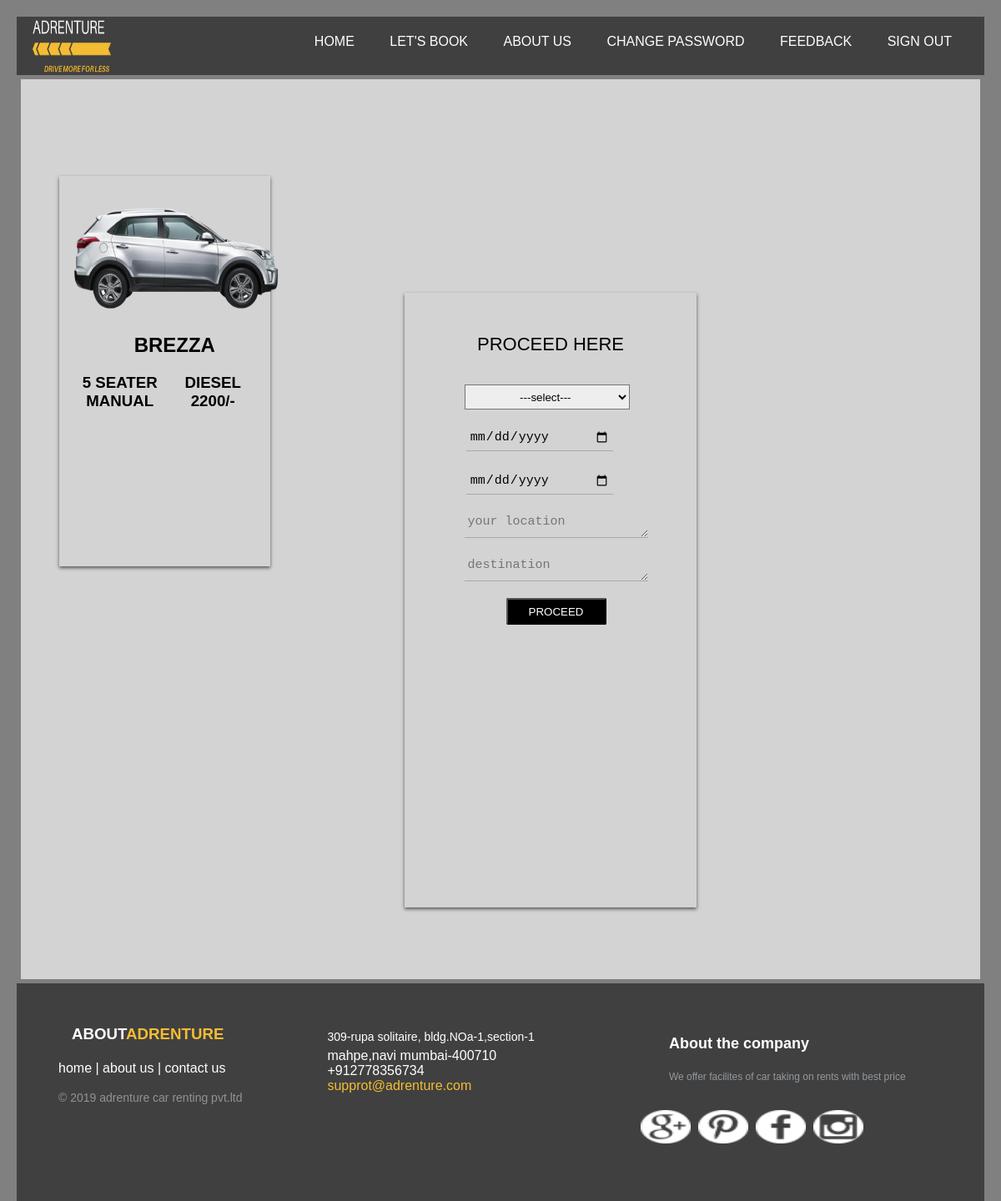
Page /index.php?page=book&book=5 (signed in) on the committed database.
### tables this page shows
CREATE TABLE IF NOT EXISTS `cartb` (
`c_id` int(20) NOT NULL,
  `v_nm` varchar(20) NOT NULL,
  `v_img` text NOT NULL,
  `v_fueltype` varchar(20) NOT NULL,
  `v_seats` int(20) NOT NULL,
  `v_rent` int(20) NOT NULL,
  `v_status` varchar(20) NOT NULL,
  `v_trans` varchar(20) NOT NULL,
  `qty` int(20) NOT NULL,
  `c_type` varchar(100) NOT NULL
);

### include/book.php (the view, shortened to what this page needs)
<?php
	$con=mysql_connect('localhost','root','root') or die("connect can't establish...");
?>
<html>
	<body>
		<div class="card1">
			<?php
				if (isset($_GET['book']))
				{
					$c_id = $_REQUEST['book'];
					$sel = "SELECT * FROM cartb where c_id=$c_id";
					$results = mysql_query($sel,$con );
					while ($row = mysql_fetch_array($results))
					{
			?>
				<div class="photo">
					<img src="upload/<?php echo $row['v_img'];?>" width="250px" height="189px">
				</div>
				<div class="description">
					<h2><?php echo $row['v_nm']; ?></h2>
				</div>
					<h3 class="d2"><?php echo $row['v_seats']; echo "&nbsp;seater";?><br>
					<?php echo $row['v_trans'];  ?></h3>
					<h3 class="d1"><?php echo $row['v_fueltype'];  ?><br>
					<?php echo $row['v_rent'];  echo "/-"; ?></h3>
			<?php
					}
				}
			?>
		</div>
		<form action="action/insert_pay.php" method="post">
			<div class="book-box">
				<h1>PROCEED HERE</h1><br><br><br>
				<div class="left-box">
				<select class="selcls" required name="city">
					<option value=''>---select---</option>
				</select> <br><br>
				<input type="date" name="fd" required />
				<input type="date" name="td" required  />
					<textarea name="start_pos" row="4"  placeholder="your location" required ></textarea>
					<textarea name="end_pos" row="4"  placeholder="destination" required ></textarea>
					<input type="submit" name="pay" value="proceed" /><br>
				</div>
			</div>
		</form>
	</body>
</html>

### css/hstyle.css (style rules this page uses)
body,html { margin:10px; padding:0; background-color:grey; font-family:Arial,Helvetica,Sans-Serif; }

### css/cstyle.css (style rules this page uses)
.left-box { position:absolute; top:0; margin-top:18%; margin-left:-1%; box-sizing:border-box; padding:40px; width:300px; height:400px; }
h1 { margin:0 0 20px 0; font-weight:300; font-size:22px; }
input[type="text"], input[type="password"], input[type="email"], input[type="date"], textarea { display:block; box-sizing:border-box; margin-bottom:20px; padding:4px; width:220px; height:32px; border:none; outline:none; background:transparent; border-bottom:1px solid #aaa; font-weight:400; font-size:15px; transition:0.2s ease; }
input[type="date"] { margin-left:1%; width:80%; }
input[type="submit"], input[type="reset"] { margin-bottom:28px; height:32px; width:120px; background:#000; border-radius:2px; color:#fff; font-weight:500; text-transform:uppercase; transition:0.25 ease; cursor:pointer; }
.left-box { position:absolute; box-sizing: border-box; padding: 40px; width: 300px; height: 390px; }
.photo { float:right; padding-right:5px; }
.description { float:center; width:59%; border-right:10px; border-color:black; }
h2 { float:center; padding-left:10%; padding-top:10px; text-transform:uppercase; }
h3 { float:left; padding-left:5%; text-transform:uppercase; text-align:center; }
.card1 { background:transparent; width:22%; height:60%; margin:4%; box-shadow: 0 2px 4px rgba(0, 0, 0, 0.6); }
.card1 .photo { padding-left:15px; float:left; }
.card1 .description { float:center; padding:15px; }
h2 { padding-left:50%; padding-top:10px; }
.d2 { float:left; margin-left:15px; margin-top:-15px; }
.d1 { float:right; margin-right:35px; margin-top:-15px; }
.book-box { position:relative; margin-top:-32.5%; margin-left:40%; background:transpernet; height:90%; width:350px; box-shadow:0 2px 4px rgba(0,0,0,0.6); padding-top:3%; }
.book-box .selcls { width:90%; background:#eeeeee none repeat scroll 00; height:30px; padding-left:28%; border:1px solid balck; color:black; margin-left:-10%; }
.book-box .left-box { position:absolute; box-sizing:border-box; width:300px; height:380px; margin-top:20%; margin-left:9%; }

### rows in the picture
cartb: v_img (picture), v_nm "BREZZA", v_seats "5", v_trans "MANUAL", v_fueltype "DIESEL", v_rent "2200"
